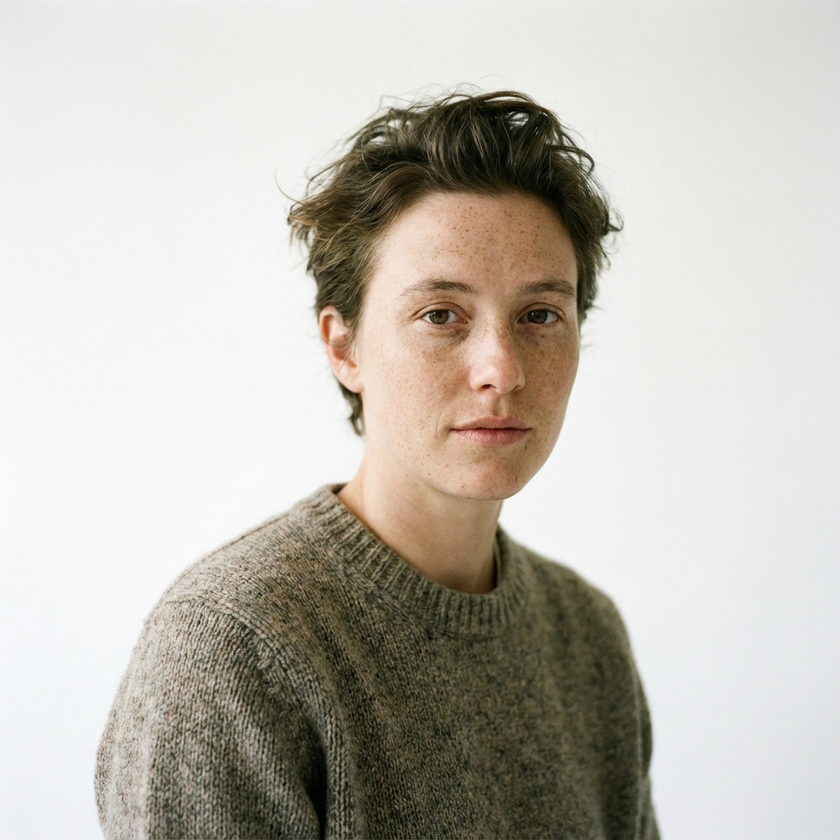
#> input picture sample_face.png, 840 x 840 px, shrunk from 1024 x 1024 before the run, given in place of the camera
$ python webcam_paint.py
#> lines starting #> are read from the running program, lines starting #| are printed output that depends on the picture
"""
Sanal Çizim Tahtası (Webcam Paint)

Bu uygulama, webcam görüntüsü üzerinde sanal olarak çizim yapmanıza olanak tanır.
OpenCV'nin çizim fonksiyonlarını ve fare olaylarını (mouse events) kullanır.

Kullanım:
    python webcam_paint.py

Kontroller:
    - Sol Tık Sürükle: Çizim yap
    - 'c': Ekranı temizle
    - 'r': Rengi Kırmızı yap
    - 'g': Rengi Yeşil yap
    - 'b': Rengi Mavi yap
    - 'q': Çıkış
"""

import cv2
import numpy as np

# Global değişkenler
drawing = False
ix, iy = -1, -1
color = (0, 0, 255) # Varsayılan: Kırmızı (BGR)
thickness = 5
canvas = None # Çizim katmanı

def draw_circle(event, x, y, flags, param):
    global ix, iy, drawing, canvas, color, thickness

    if event == cv2.EVENT_LBUTTONDOWN:
        drawing = True
        ix, iy = x, y

    elif event == cv2.EVENT_MOUSEMOVE:
        if drawing:
            # Maske (Canvas) üzerine çiz
            cv2.line(canvas, (ix, iy), (x, y), color, thickness)
            ix, iy = x, y

    elif event == cv2.EVENT_LBUTTONUP:
        drawing = False
        cv2.line(canvas, (ix, iy), (x, y), color, thickness)

def main():
    global canvas, color

    cap = cv2.VideoCapture(0)
    if not cap.isOpened():
        print("Hata: Webcam açılamadı!")
        return

    # Pencere oluştur ve mouse callback ata
    cv2.namedWindow('Webcam Paint')
    cv2.setMouseCallback('Webcam Paint', draw_circle)

    # Canvas'ı ilk frame boyutunda başlatmak için bir kare oku
    ret, frame = cap.read()
#> frame is the input picture: shape (840, 840, 3); mean B, G, R 180.8, 189.4, 193.5
    if not ret:
        return

    h, w = frame.shape[:2]
#> h = 840; w = 840
    canvas = np.zeros((h, w, 3), dtype=np.uint8)

    print("Program çalışıyor... Çıkmak için 'q' tuşuna basın.")

    while True:
        ret, frame = cap.read()
        if not ret:
            break

        frame = cv2.flip(frame, 1) # Ayna etkisi
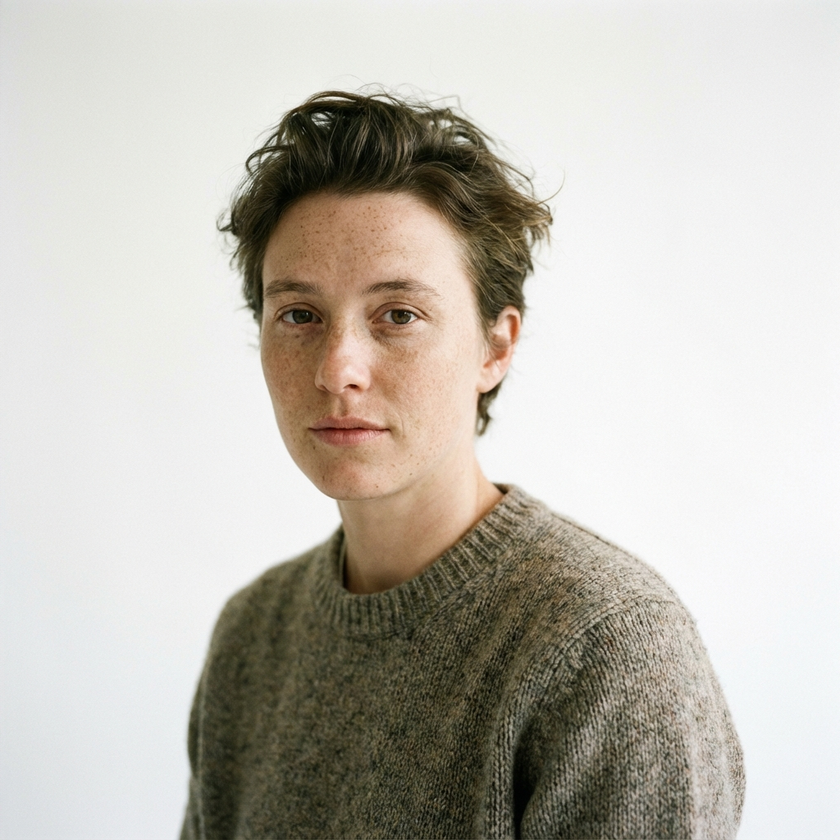
#> frame: shape (840, 840, 3); mean B, G, R 180.8, 189.4, 193.5

        # Canvas siyah değilse çizimi frame üzerine ekle
        # Maskeleme yöntemi:
        # 1. Canvas'ı griye çevir ve maske oluştur (çizim olan yerler beyaz)
        img2gray = cv2.cvtColor(canvas, cv2.COLOR_BGR2GRAY)
#> canvas: shape (840, 840, 3); every value is 0
        ret, mask = cv2.threshold(img2gray, 10, 255, cv2.THRESH_BINARY)
#> img2gray: shape (840, 840); every value is 0
        mask_inv = cv2.bitwise_not(mask)

        # 2. Frame'in çizim gelecek yerlerini karart
        frame_bg = cv2.bitwise_and(frame, frame, mask=mask_inv)

        # 3. Canvas'tan sadece çizimi al
        canvas_fg = cv2.bitwise_and(canvas, canvas, mask=mask)

        # 4. İkisini topla
        dst = cv2.add(frame_bg, canvas_fg)

        # Renk ve durumu gösteren arayüz
        # 1. Bilgi çubuğu (Arka plan)
        cv2.rectangle(dst, (0, 0), (w, 60), (50, 50, 50), -1)

        # 2. Seçili renk göstergesi (Sol üst köşe)
        cv2.circle(dst, (30, 30), 20, color, -1)
        cv2.circle(dst, (30, 30), 22, (255, 255, 255), 2) # Çerçeve

        # 3. Metin
        info_text = f"Renk: {color} | Temizle: C | Cikis: Q"
        cv2.putText(dst, info_text, (70, 35), cv2.FONT_HERSHEY_SIMPLEX, 0.7, (255, 255, 255), 2)

        # 4. Yardım metni
        cv2.putText(dst, "Renk degistirmek icin R, G, B tuslarina basin", (10, 85),
                    cv2.FONT_HERSHEY_SIMPLEX, 0.5, (0, 0, 0), 1)
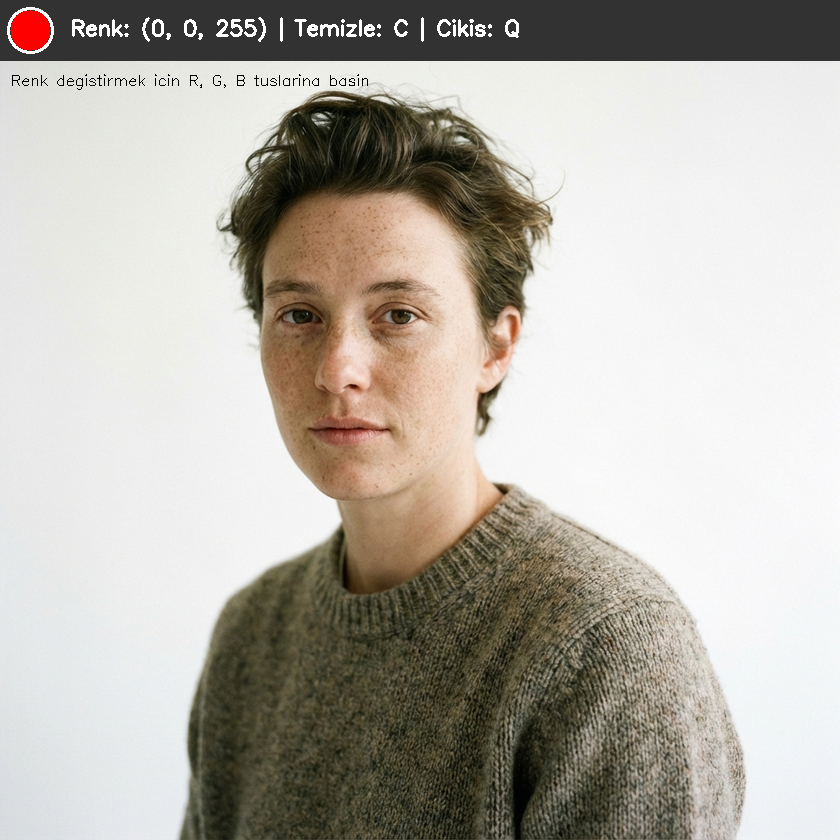
#> dst: shape (840, 840, 3); mean B, G, R 168.4, 176.7, 181.3

        cv2.imshow('Webcam Paint', dst)

        k = cv2.waitKey(1) & 0xFF
#> (key q is pressed here)

        # Tuş kontrolleri (Büyük/Küçük harf duyarlı olmaması için)
        if k == ord('q') or k == ord('Q'):
            break
        elif k == ord('c') or k == ord('C'):
            canvas = np.zeros((h, w, 3), dtype=np.uint8) # Temizle
        elif k == ord('r') or k == ord('R'):
            color = (0, 0, 255) # Kırmızı
            print("Renk: Kırmızı")
        elif k == ord('g') or k == ord('G'):
            color = (0, 255, 0) # Yeşil
            print("Renk: Yeşil")
        elif k == ord('b') or k == ord('B'):
            color = (255, 0, 0) # Mavi
            print("Renk: Mavi")

    cap.release()
    cv2.destroyAllWindows()

if __name__ == "__main__":
    main()

$ run again, on sample_shapes.png
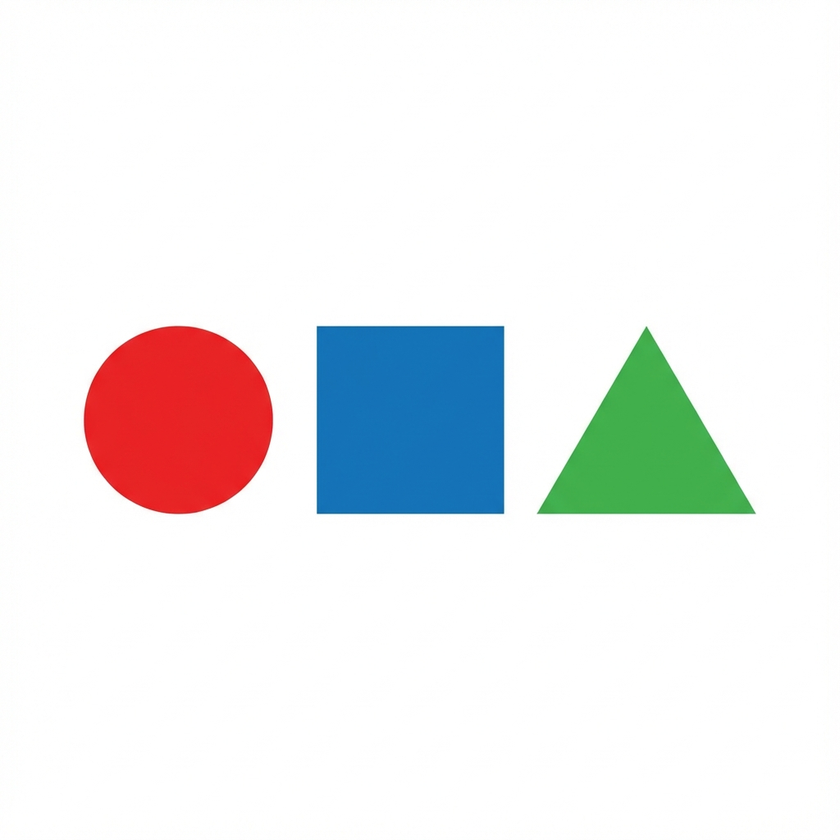
#> input picture sample_shapes.png, 840 x 840 px, shrunk from 1024 x 1024 before the run, given in place of the camera
#> in main, frame is the input picture: shape (840, 840, 3); mean B, G, R 237.2, 236.7, 236.6
#> in main, `frame = cv2.flip(frame, 1)`:
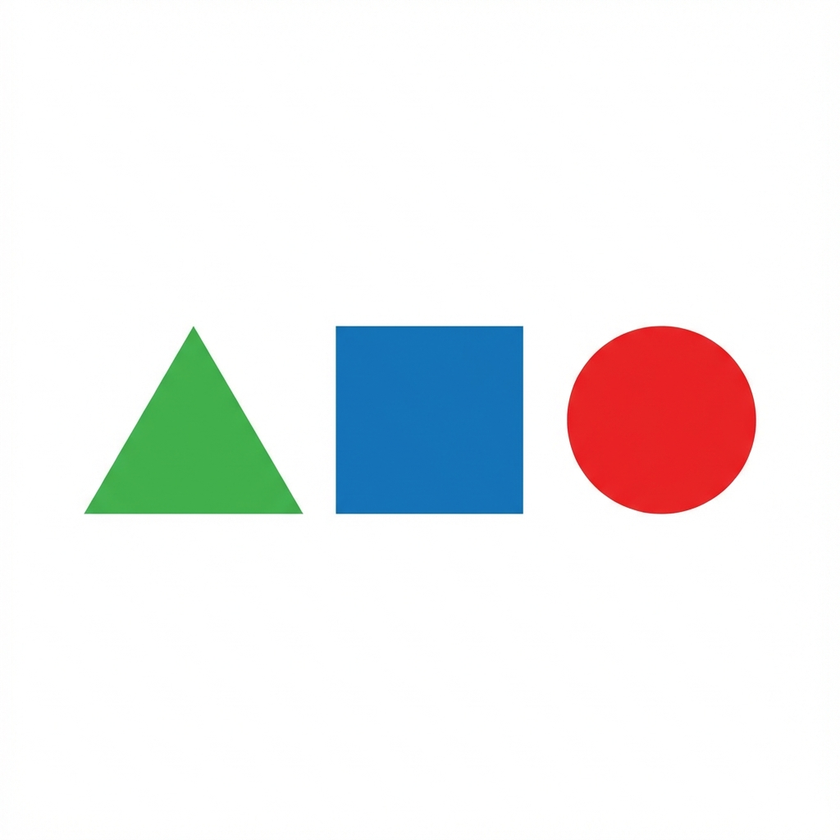
#> frame: shape (840, 840, 3); mean B, G, R 237.2, 236.7, 236.6
#> canvas: shape (840, 840, 3); every value is 0
#> img2gray: shape (840, 840); every value is 0
#> in main, `cv2.putText(dst, "Renk degistirmek icin R, G, B tuslarina basin", (10,..`:
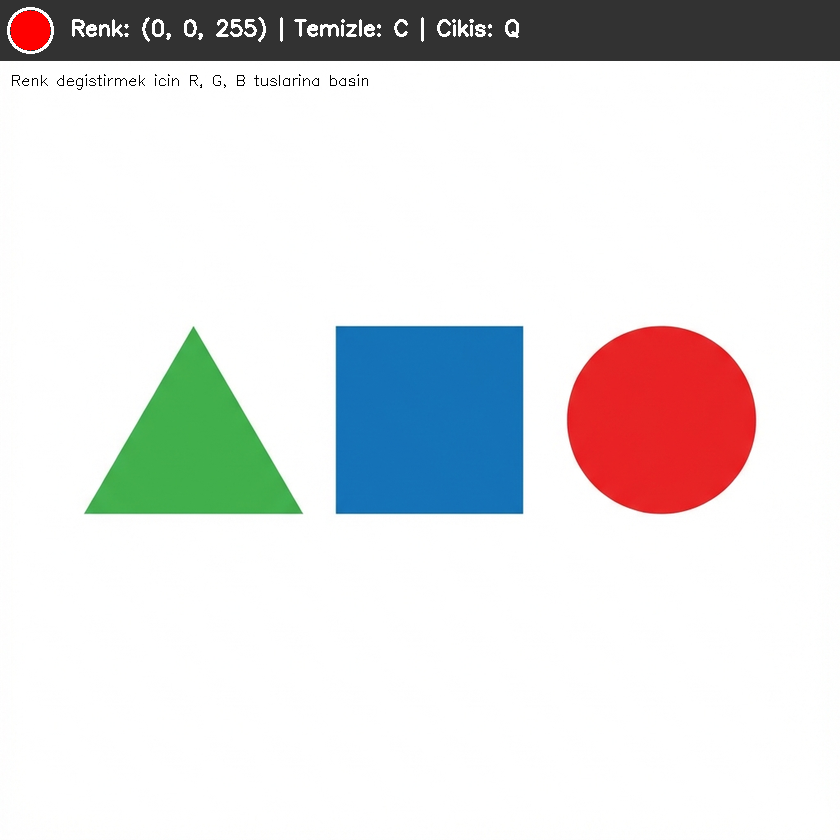
#> dst: shape (840, 840, 3); mean B, G, R 222.9, 222.4, 222.7
